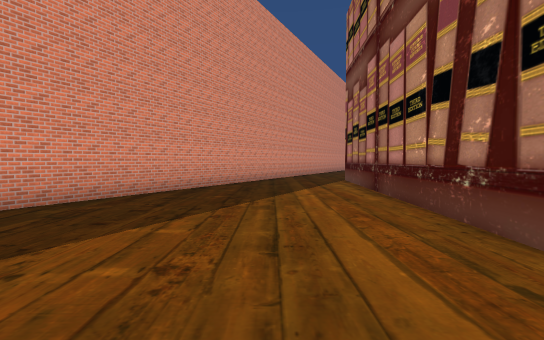
View 1 (above)

22 first-person views from a walk through a Unity game level. The camera is 1.5 m above the floor, tilts 2° down and sees 90° across. The floor is counted in squares, 2 m on a side. Each view is taken from the middle of a square. On the plan, view 1 faces up. The plan holds only what a view shows up to about 10 squares ahead; the rest is blank. The place goes on beyond the plan. The player character is not drawn. Some surface patterns are stand-ins.

View 2
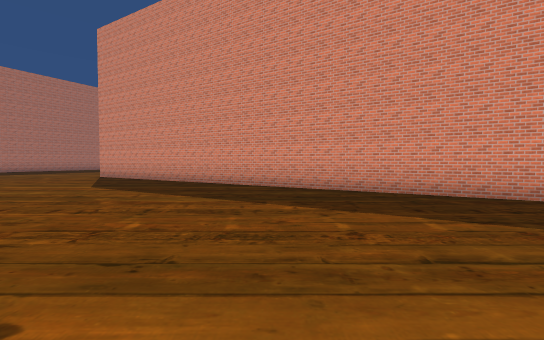

View 3
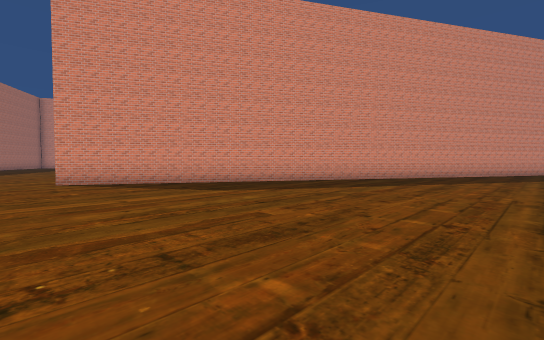

View 4
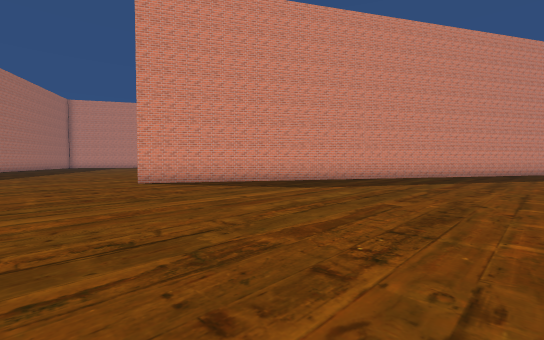

View 5
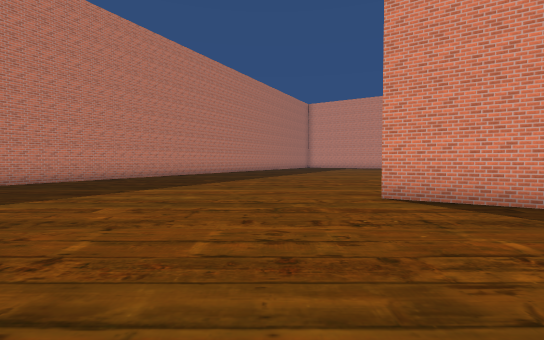

View 6
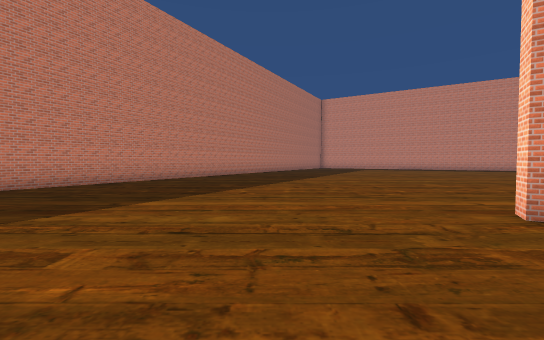

View 7
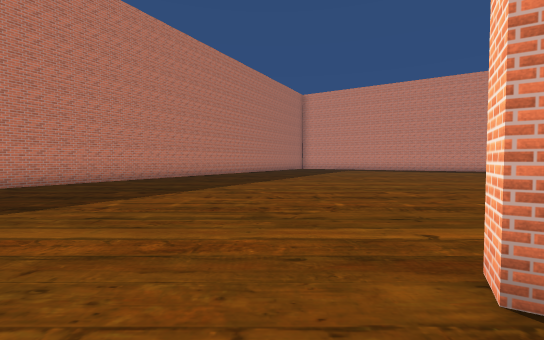

View 8
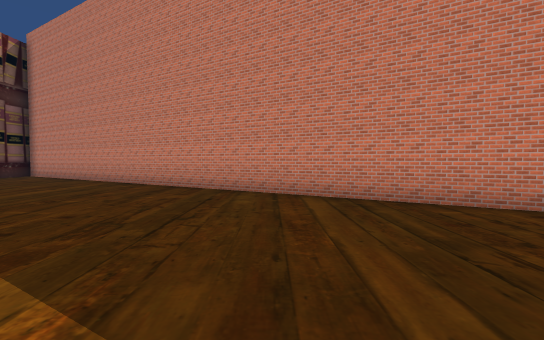

View 9
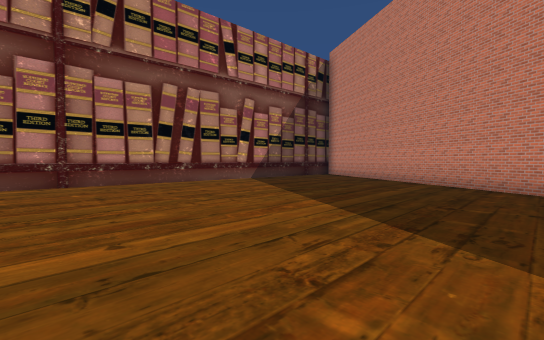

View 10
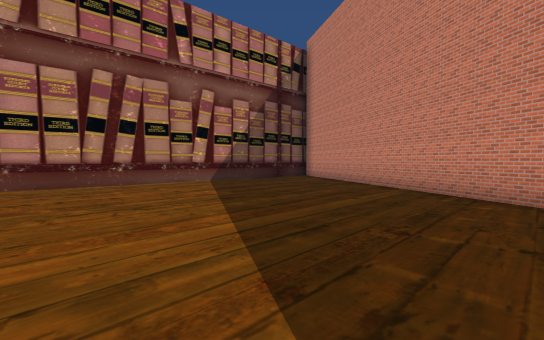

View 11
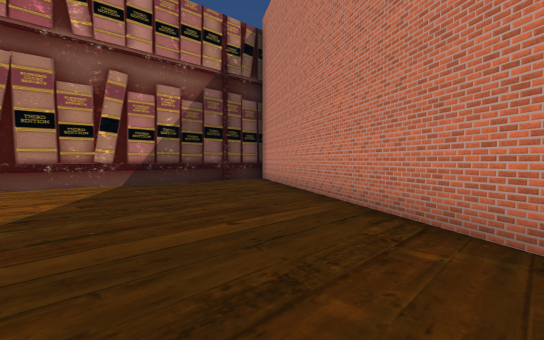

View 12
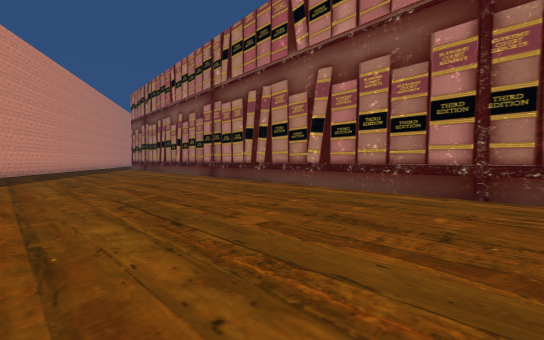

View 13
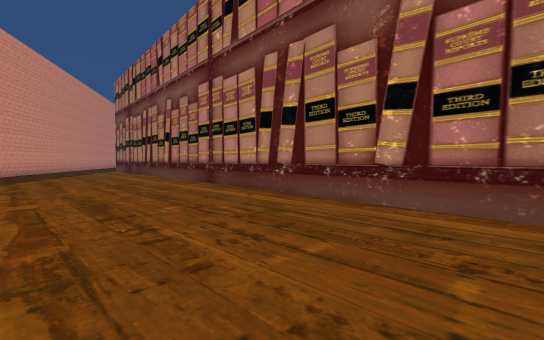

View 14
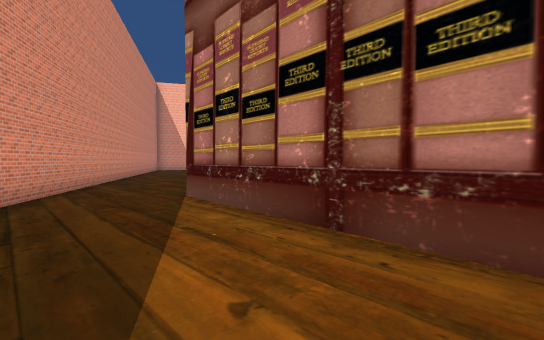

View 15
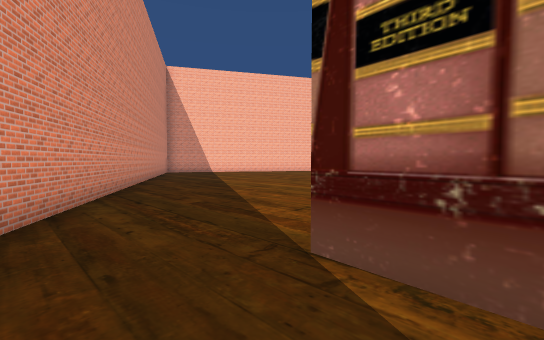

View 16
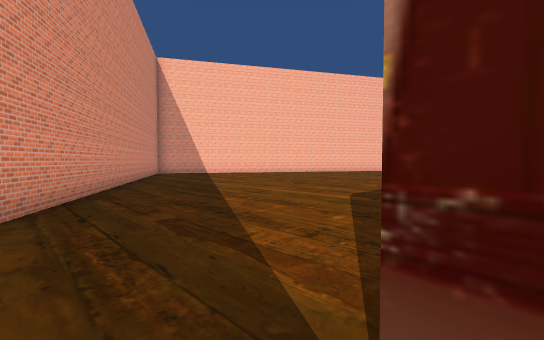

View 17
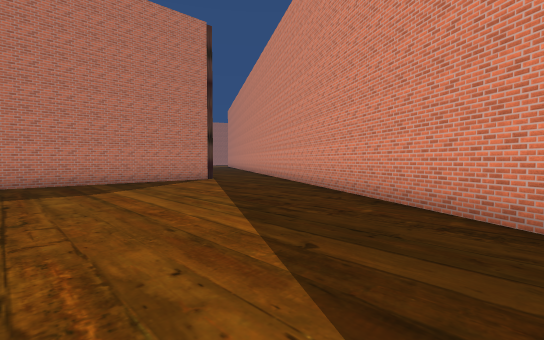

View 18
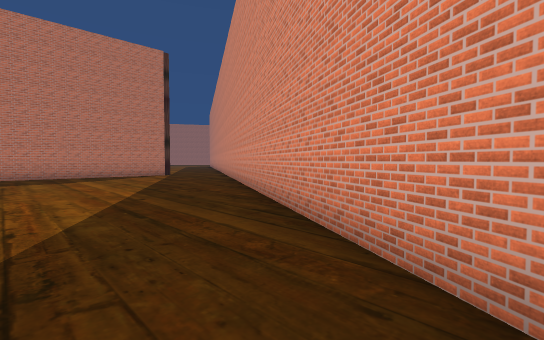

View 19
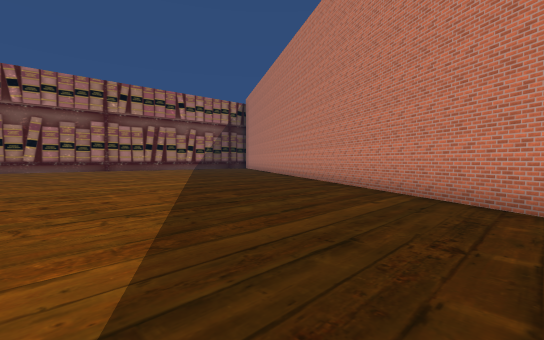

View 20
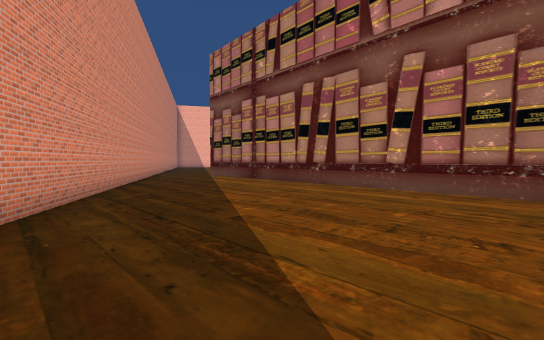

View 21
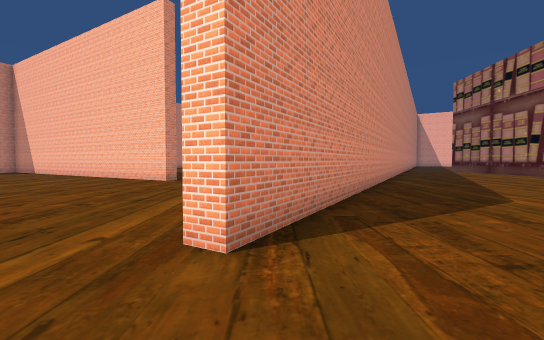

View 22
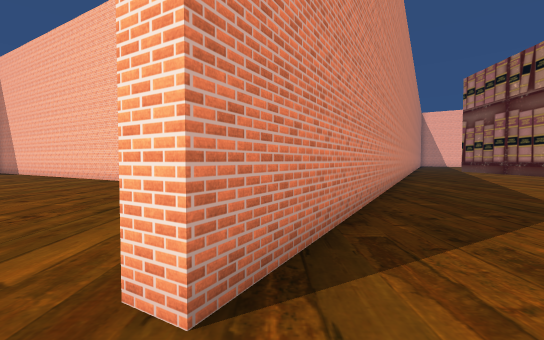

### Floor plan
Points are (right, up) in squares from view 1. A wall is a line through its corners. A room is listed if a view was taken in it or the views show most of it. See-through windows are left out.
Room 1 (views 1, 2, 3, 4, 5, 6, 7, 8, 9, 10, 11, 12, 13, 14, 15, 19, 20, 21, 22)
walls: (-0.1, 10.9) (-10.4, -6.8) (-10.9, -6.5); (-20.1, -13) (-3.6, -22.5); (0.6, -22.5) (2.7, 9.4)
ways out: opening at (1.5, 10.5) to room 2
Room 2 (views 16, 17, 18)
walls: (4.5, 10.4) (9.1, 10.1); (2.7, 9.4) (2.8, 10.4); (7.5, 24.1) (-0.1, 10.9)
ways out: opening at (1.5, 10.5) to room 1

Where each view was taken, in squares from view 1:
view 1: 0 up, 0 right, facing up
view 2: 1 up, 2 right, facing left
view 3: 8 down, 0 right, facing up-left
view 4: 10 down, 1 left, facing up-left
view 5: 9 down, 5 left, facing left
view 6: 10 down, 7 left, facing left
view 7: 8 down, 9 left, facing left
view 8: 12 down, 11 left, facing down
view 9: 12 down, 8 left, facing down-right
view 10: 14 down, 8 left, facing down-right
view 11: 17 down, 8 left, facing down-right
view 12: 14 down, 5 left, facing up-right
view 13: 11 down, 3 left, facing up-right
view 14: 5 up, 0 right, facing up-right
view 15: 9 up, 1 right, facing up-right
view 16: 10 up, 2 right, facing up-right
view 17: 20 up, 9 right, facing down-left
view 18: 24 up, 9 right, facing down-left
view 19: 8 down, 20 left, facing down-right
view 20: 2 down, 5 left, facing up-right
view 21: 9 down, 10 left, facing up
view 22: 8 down, 10 left, facing up
